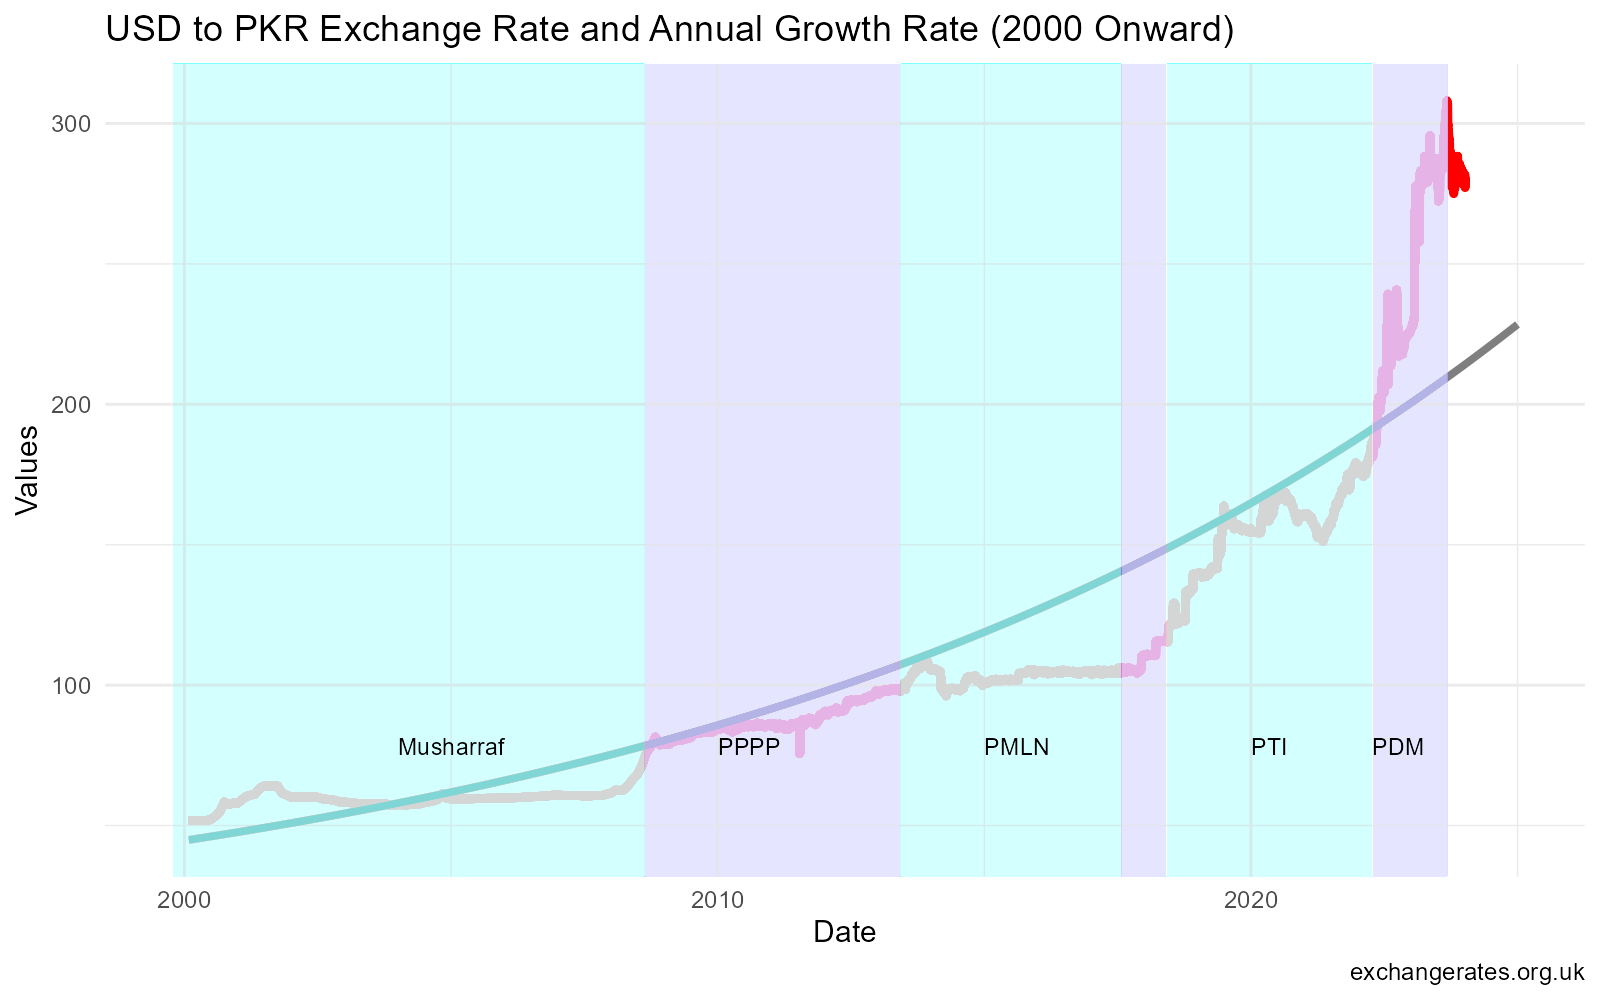

Write the R code that produced this figure.
library(readxl)
library(tidyverse)
library(xts)
library(dygraphs)
library(htmlwidgets)
usd_pkr <- read_excel("docs/data/usd2pkr_asadzaman.xlsx", sheet="Data", skip=1)

library(janitor)

names(usd_pkr) <- c("date", "usd2pkr", "annual_growth_rate","years")

usd_pkr <- usd_pkr |> dplyr::select(1:4)

## Convert date to month, day, year format

usd_pkr$date <- as.Date(usd_pkr$date, format = "%m/%d/%Y")

## Convert all three columns to xts format

usd_pkr_xts <- xts(usd_pkr[, -1,-4], order.by = usd_pkr$date)

usd_pkr_xts <- usd_pkr_xts[,-3]

## Plot both series on the same graph

plot(usd_pkr_xts, main = "USD to PKR Exchange Rate", ylab = "USD to PKR", xlab = "Year")


## Insert all these regimes in this graph with their names as well

dygraph(usd_pkr_xts, main = "USD to PKR Exchange Rate", ylab = "Regime", xlab = "Year") %>%
  dyRangeSelector() %>%
  dyShading(from = "1947-01-01", to = "1958-10-07", color = "#FFE6E6") %>%
  dyShading(from = "1958-10-07", to = "1969-03-25", color = "#CCEBD6") %>%
  dyShading(from = "1969-03-25", to = "1971-12-20", color = "#FFE6E6") %>%
  dyShading(from = "1971-12-20", to = "1972-12-20", color = "#CCEBD6") %>%
  dyShading(from = "1972-12-20", to = "1977-07-05", color = "#FFE6E6") %>%
  dyShading(from = "1977-07-05", to = "1988-08-17", color = "#CCEBD6") %>%
  dyShading(from = "1988-08-17", to = "1990-08-06", color = "#FFE6E6") %>%
  dyShading(from = "1990-08-06", to = "1993-04-26", color = "#CCEBD6") %>%
  dyShading(from = "1993-04-26", to = "1996-11-05", color = "#FFE6E6") %>%
  dyShading(from = "1996-11-05", to = "1997-02-17", color = "#CCEBD6") %>%
  dyShading(from = "1997-02-17", to = "1999-10-12", color = "#FFE6E6") %>%
  dyShading(from = "1999-10-12", to = "2008-08-18", color = "#CCEBD6") %>%
  dyShading(from = "2008-08-18", to = "2013-06-05", color = "#FFE6E6") %>%
  dyShading(from = "2013-06-05", to = "2017-07-28", color = "#CCEBD6") %>%
  dyShading(from = "2017-07-28", to = "2018-05-31", color = "#FFE6E6") %>%
  dyShading(from = "2018-05-31", to = "2022-04-10", color = "#CCEBD6") %>%
  dyShading(from = "2022-04-10", to = "2023-09-10", color = "#FFE6E6") %>%
  dyLegend(labelsSeparateLines = TRUE, show = "always") 

## Save this as html file
library(htmlwidgets)
saveWidget(dygraph(usd_pkr_xts, main = "USD to PKR Exchange Rate", ylab = "Regime", xlab = "Year") %>%
  dyRangeSelector() %>%
  dyShading(from = "1947-01-01", to = "1958-10-07", color = "#FFE6E6") %>%
  dyShading(from = "1958-10-07", to = "1969-03-25", color = "#CCEBD6") %>%
  dyShading(from = "1969-03-25", to = "1971-12-20", color = "#FFE6E6") %>%
  dyShading(from = "1971-12-20", to = "1972-12-20", color = "#CCEBD6") %>%
  dyShading(from = "1972-12-20", to = "1977-07-05", color = "#FFE6E6") %>%
  dyShading(from = "1977-07-05", to = "1988-08-17", color = "#CCEBD6") %>%
  dyShading(from = "1988-08-17", to = "1990-08-06", color = "#FFE6E6") %>%
  dyShading(from = "1990-08-06", to = "1993-04-26", color = "#CCEBD6") %>%
  dyShading(from = "1993-04-26", to = "1996-11-05", color = "#FFE6E6") %>%
  dyShading(from = "1996-11-05", to = "1997-02-17", color = "#CCEBD6") %>%
  dyShading(from = "1997-02-17", to = "1999-10-12", color = "#FFE6E6") %>%
  dyShading(from = "1999-10-12", to = "2008-08-18", color = "#CCEBD6") %>%
  dyShading(from = "2008-08-18", to = "2013-06-05", color = "#FFE6E6") %>%
  dyShading(from = "2013-06-05", to = "2017-07-28", color = "#CCEBD6") %>%
  dyShading(from = "2017-07-28", to = "2018-05-31", color = "#FFE6E6") %>%
  dyShading(from = "2018-05-31", to = "2022-04-10", color = "#CCEBD6") %>%
  dyShading(from = "2022-04-10", to = "2023-09-10", color = "#FFE6E6") %>%
  dyLegend(labelsSeparateLines = TRUE, show = "always"), "usd_pkr.html")


# Assuming usd_pkr_xts is your xts object
dygraph(usd_pkr_xts, main = "USD to PKR Exchange Rate", ylab = "Regime", xlab = "Year") %>%
  dyRangeSelector() %>%
  dyShading(from = "1947-01-01", to = "1958-10-07", color = "#FFE6E6") %>%
  dyShading(from = "1958-10-07", to = "1969-03-25", color = "#CCEBD6") %>%
  dyShading(from = "1969-03-25", to = "1971-12-20", color = "#FFE6E6") %>%
  dyShading(from = "1971-12-20", to = "1972-12-20", color = "#CCEBD6") %>%
  dyShading(from = "1972-12-20", to = "1977-07-05", color = "#FFE6E6") %>%
  dyShading(from = "1977-07-05", to = "1988-08-17", color = "#CCEBD6") %>%
  dyShading(from = "1988-08-17", to = "1990-08-06", color = "#FFE6E6") %>%
  dyShading(from = "1990-08-06", to = "1993-04-26", color = "#CCEBD6") %>%
  dyShading(from = "1993-04-26", to = "1996-11-05", color = "#FFE6E6") %>%
  dyShading(from = "1996-11-05", to = "1997-02-17", color = "#CCEBD6") %>%
  dyShading(from = "1997-02-17", to = "1999-10-12", color = "#FFE6E6") %>%
  dyShading(from = "1999-10-12", to = "2008-08-18", color = "#CCEBD6") %>%
  dyShading(from = "2008-08-18", to = "2013-06-05", color = "#FFE6E6") %>%
  dyShading(from = "2013-06-05", to = "2017-07-28", color = "#CCEBD6") %>%
  dyShading(from = "2017-07-28", to = "2018-05-31", color = "#FFE6E6") %>%
  dyShading(from = "2018-05-31", to = "2022-04-10", color = "#CCEBD6") %>%
  dyShading(from = "2022-04-10", to = "2023-09-10", color = "#FFE6E6") %>%
  dyLegend(labelsSeparateLines = TRUE, show = "always")







# Define the political regimes in Pakistan from 1947 onward
pakistan_regimes <- c(
  Independence = c("1947-08-15", "1958-10-07"),
  Martial_Law_Ayub_Khan = c("1958-10-07", "1969-03-25"),
  Civilian_Government_Yahya_Khan = c("1969-03-25", "1971-12-20"),
  Military_Rule_Bangladesh_War = c("1971-12-20", "1972-12-20"),
  PPP_Bhutto = c("1972-12-20", "1977-07-05"),
  Martial_Law_Zia_ul_Haq = c("1977-07-05", "1988-08-17"),
  Civilian_Government_Benazir_Bhutto = c("1988-08-17", "1990-08-06"),
  Martial_Law_1990 = c("1990-08-06", "1993-04-26"),
  Civilian_Government_Nawaz_Sharif = c("1993-04-26", "1996-11-05"),
  Martial_Law_1996 = c("1996-11-05", "1997-02-17"),
  Civilian_Government_Nawaz_Sharif_2 = c("1997-02-17", "1999-10-12"),
  Martial_Law_Musharraf = c("1999-10-12", "2008-08-18"),
  PPP_Zardari = c("2008-08-18", "2013-06-05"),
  PMLN_Nawaz_Sharif_3 = c("2013-06-05", "2017-07-28"),
  PMLN_Shahid_Khaqan_Abbasi = c("2017-07-28", "2018-05-31"),
  PTI_Imran_Khan = c("2018-05-31", "2023-01-10"),
  Ongoing_PDM = c("2023-01-10", Sys.Date())  # Assuming the present date for ongoing regime
)

# Function to add regime annotations
# Function to add regime annotations
regimeAnnotation <- function(dygraph, from, to, text, color) {
  dygraph %>%
    dyShading(from = from, to = to, color = color) %>%
    dyAnnotation(from, text, attachAtBottom = TRUE, width = 60)
}


## Take data from 2000 onward till 2024 

pk_usd_2000 <- usd_pkr_xts["2000/2024"]

# Create a data frame with the date and the regime
pk_usd_2000 <- data.frame(Date = index(pk_usd_2000), pk_usd_2000)

library(ggplot2)

# Plot using ggplot2
ggplot(pk_usd_2000, aes(x = Date)) +
  geom_line(aes(y = usd2pkr, color = "USD to PKR"),linewidth=1.5, col="red") +
  geom_line(aes(y = annual_growth_rate, color = "black"), linewidth=1.3) +
  labs(title = "USD to PKR Exchange Rate and Annual Growth Rate (2000 Onward)",
       y = "Values") +
  scale_color_manual(name = "Series", values = c("USD to PKR" = "blue", "Annual Growth Rate" = "red")) +
  theme_minimal() +
  geom_rect(data = NULL, aes(
    xmin = as.Date("1999-10-12"),
    xmax = as.Date("2008-08-18"),
    ymin = -Inf,
    ymax = Inf
  ), fill = "#CCEBD6", alpha = 0.01, inherit.aes = FALSE, show.legend = FALSE) +
  geom_rect(data = NULL, aes(
    xmin = as.Date("2008-08-18"),
    xmax = as.Date("2013-06-05"),
    ymin = -Inf,
    ymax = Inf
  ), fill = "#c5e2e6", alpha = 0.02, inherit.aes = FALSE, show.legend = FALSE) +
  # Add more geom_rect layers for other regimes as needed
  # Remember to adjust colors, alpha, and date ranges accordingly
  geom_rect(data = NULL, aes(
    xmin = as.Date("2013-06-05"),
    xmax = as.Date("2017-07-28"),
    ymin = -Inf,
    ymax = Inf
  ), fill = "#CCEBD6", alpha = 0.01, inherit.aes = FALSE, show.legend = FALSE)+
  geom_rect(data = NULL, aes(
    xmin = as.Date("2017-07-28"),
    xmax = as.Date("2018-05-31"),
    ymin = -Inf,
    ymax = Inf
  ), fill = "#d1c5e6", alpha = 0.02, inherit.aes = FALSE, show.legend = FALSE)+
  geom_rect(data = NULL, aes(
    xmin = as.Date("2018-05-31"),
    xmax = as.Date("2022-04-10"),
    ymin = -Inf,
    ymax = Inf
  ), fill = "#CCEBD6", alpha = 0.01, inherit.aes = FALSE, show.legend = FALSE) +
  geom_rect(data = NULL, aes(
    xmin = as.Date("2022-04-10"),
    xmax = as.Date("2023-09-10"),
    ymin = -Inf,
    ymax = Inf), fill = "#d1c5e6", alpha = 0.02, inherit.aes = FALSE, show.legend = FALSE) 
# Create a data frame for annotations
annotations_df <- data.frame(
  x = as.Date(c("2004-01-01", "2010-01-01", "2015-01-01", "2020-01-01", "2022-04-10")),
  y = c(75, 75, 75, 75,75),
  label = c("Musharraf", "PPPP", "PMLN", "PTI", "PDM")
)

# Plot using ggplot2
plt <- ggplot(pk_usd_2000, aes(x = Date)) +
  geom_line(aes(y = usd2pkr, color = "USD to PKR"), linewidth = 1.5, col = "red") +
  geom_line(aes(y = annual_growth_rate, color = "black"), linewidth = 1.3) +
  labs(
    title = "USD to PKR Exchange Rate and Annual Growth Rate (2000 Onward)",
    y = "Values"
  ) +
  scale_color_manual(
    name = "Series",
    values = c("USD to PKR" = "blue", "Annual Growth Rate" = "red")
  ) +
  theme_minimal() +
  geom_rect(
    data = NULL,
    aes(
      xmin = as.Date("1999-10-12"),
      xmax = as.Date("2008-08-18"),
      ymin = -Inf,
      ymax = Inf
    ),
    fill = "#CCEBD6",
    alpha = 0.01,
    inherit.aes = FALSE,
    show.legend = FALSE
  ) +
  geom_rect(
    data = NULL,
    aes(
      xmin = as.Date("2008-08-18"),
      xmax = as.Date("2013-06-05"),
      ymin = -Inf,
      ymax = Inf
    ),
    fill = "#c5e2e6",
    alpha = 0.02,
    inherit.aes = FALSE,
    show.legend = FALSE
  ) +
  geom_rect(
    data = NULL,
    aes(
      xmin = as.Date("2013-06-05"),
      xmax = as.Date("2017-07-28"),
      ymin = -Inf,
      ymax = Inf
    ),
    fill = "#CCEBD6",
    alpha = 0.01,
    inherit.aes = FALSE,
    show.legend = FALSE
  ) +
  geom_rect(
    data = NULL,
    aes(
      xmin = as.Date("2017-07-28"),
      xmax = as.Date("2018-05-31"),
      ymin = -Inf,
      ymax = Inf
    ),
    fill = "#d1c5e6",
    alpha = 0.02,
    inherit.aes = FALSE,
    show.legend = FALSE
  ) +
  geom_rect(
    data = NULL,
    aes(
      xmin = as.Date("2018-05-31"),
      xmax = as.Date("2022-04-10"),
      ymin = -Inf,
      ymax = Inf
    ),
    fill = "#CCEBD6",
    alpha = 0.01,
    inherit.aes = FALSE,
    show.legend = FALSE
  ) +
  geom_rect(
    data = NULL,
    aes(
      xmin = as.Date("2022-04-10"),
      xmax = as.Date("2023-09-10"),
      ymin = -Inf,
      ymax = Inf
    ),
    fill = "#d1c5e6",
    alpha = 0.02,
    inherit.aes = FALSE,
    show.legend = FALSE
  ) +
  geom_text(
    data = annotations_df,
    aes(x = x, y = y, label = label),
    vjust = 0,
    hjust = 0,
    color = "black",
    size = 3
  ) +
  theme(legend.position = "bottom")+labs(caption = "exchangerates.org.uk")  # Adjust legend position as needed

ggsave("exchange_us2pkr.png", plot = plt, width = 8, height = 5, units = "in", dpi = 200)

## Save as ragg file
library(ragg)
ragg::agg_png("usd2pkr.png", width = 8, height = 5, units = "in", res = 200)
plt
dev.off()

exchange_rate <- ggplot(pk_usd_2000, aes(x = Date)) +
  geom_line(aes(y = usd2pkr, color = "USD to PKR"), linewidth = 1.5, col = "red") +
  geom_line(aes(y = annual_growth_rate, color = "black"), linewidth = 1.3) +
  labs(
    title = "USD to PKR Exchange Rate and Annual Growth Rate (2000 Onward)",
    y = "Values"
  ) +
  scale_color_manual(
    name = "Series",
    values = c("USD to PKR" = "blue", "Annual Growth Rate" = "red")
  ) +
  theme_minimal() +
  geom_rect(
    data = NULL,
    aes(
      xmin = as.Date("1999-10-12"),
      xmax = as.Date("2008-08-18"),
      ymin = -Inf,
      ymax = Inf
    ),
    fill = "#CCEBD6",
    alpha = 0.01,
    inherit.aes = FALSE,
    show.legend = FALSE
  ) +
  geom_rect(
    data = NULL,
    aes(
      xmin = as.Date("2008-08-18"),
      xmax = as.Date("2013-06-05"),
      ymin = -Inf,
      ymax = Inf
    ),
    fill = "#c5e2e6",
    alpha = 0.02,
    inherit.aes = FALSE,
    show.legend = FALSE
  ) +
  geom_rect(
    data = NULL,
    aes(
      xmin = as.Date("2013-06-05"),
      xmax = as.Date("2017-07-28"),
      ymin = -Inf,
      ymax = Inf
    ),
    fill = "#CCEBD6",
    alpha = 0.01,
    inherit.aes = FALSE,
    show.legend = FALSE
  ) +
  geom_rect(
    data = NULL,
    aes(
      xmin = as.Date("2017-07-28"),
      xmax = as.Date("2018-05-31"),
      ymin = -Inf,
      ymax = Inf
    ),
    fill = "#d1c5e6",
    alpha = 0.02,
    inherit.aes = FALSE,
    show.legend = FALSE
  ) +
  geom_rect(
    data = NULL,
    aes(
      xmin = as.Date("2018-05-31"),
      xmax = as.Date("2022-04-10"),
      ymin = -Inf,
      ymax = Inf
    ),
    fill = "#CCEBD6",
    alpha = 0.01,
    inherit.aes = FALSE,
    show.legend = FALSE
  ) +
  geom_rect(
    data = NULL,
    aes(
      xmin = as.Date("2022-04-10"),
      xmax = as.Date("2023-09-10"),
      ymin = -Inf,
      ymax = Inf
    ),
    fill = "#d1c5e6",
    alpha = 0.02,
    inherit.aes = FALSE,
    show.legend = FALSE
  ) +
  geom_text(
    data = annotations_df,
    aes(x = x, y = y, label = label),
    vjust = 0,
    hjust = 0,
    color = "black",
    size = 3
  ) +
  theme(legend.position = "bottom")  # Adjust legend position as needed

library(plotly)

exchange_rate <- ggplotly(exchange_rate)

saveWidget(exchange_rate, "exchange_rate.html")
